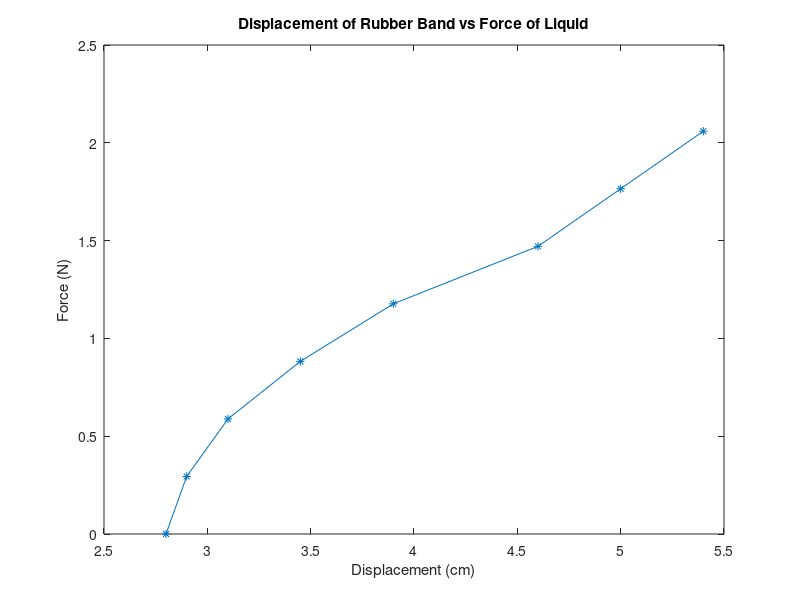

Source code (MATLAB):

displacement = [2.8 2.9 3.1 3.45 3.9 4.6 5.0 5.4]; %Displacement of rubber band in cm
volume = [0 30 60 90 120 150 180 210]; %Volumes of water added in mL

force = (volume*10^-6) * 9.8067 *  999.9; %Turns force into length in Newtons

area = 4.0000e-06 %Area of rubber band in m

stress = force/area %Stress of Rubber Band
strain = (displacement - 2.8)/2.8 %Strain of Rubber Band


    modulus = stress(4:8) / strain(4:8)


 %Young's modulus calculated for linear section of graph points 4-8


plot(displacement, force, 'marker', '*')
xlabel("Displacement (cm)")
ylabel("Force (N)")
title("Displacement of Rubber Band vs Force of Liquid")

